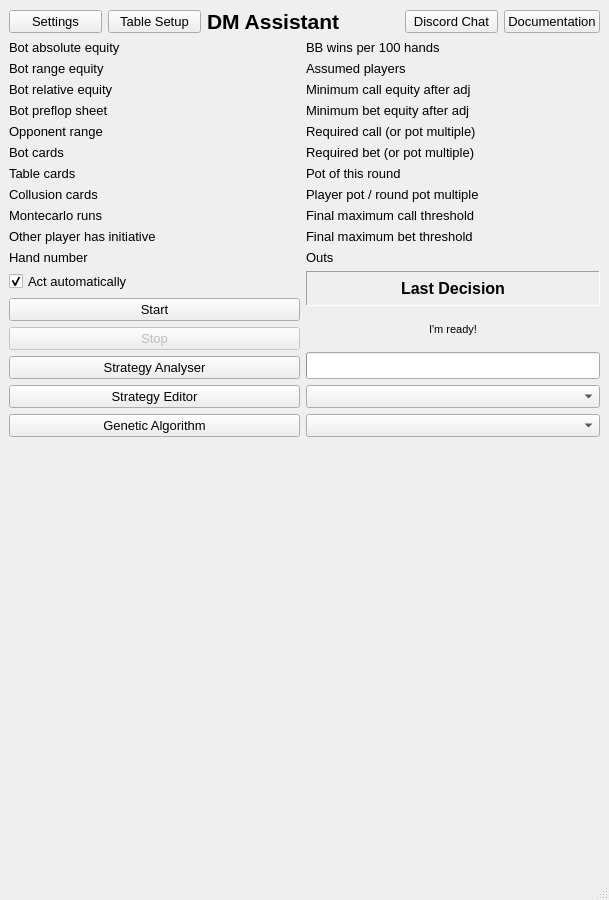
<?xml version="1.0" encoding="UTF-8"?>
<ui version="4.0">
 <class>Assistant</class>
 <widget class="QMainWindow" name="Assistant">
  <property name="geometry">
   <rect>
    <x>0</x>
    <y>0</y>
    <width>609</width>
    <height>900</height>
   </rect>
  </property>
  <property name="minimumSize">
   <size>
    <width>0</width>
    <height>900</height>
   </size>
  </property>
  <property name="font">
   <font>
    <pointsize>12</pointsize>
   </font>
  </property>
  <property name="windowTitle">
   <string>Assistant</string>
  </property>
  <widget class="QWidget" name="centralwidget">
   <property name="acceptDrops">
    <bool>false</bool>
   </property>
   <layout class="QGridLayout" name="_2">
    <property name="bottomMargin">
     <number>8</number>
    </property>
    <item row="0" column="1">
     <widget class="QPushButton" name="button_table_setup">
      <property name="font">
       <font>
        <pointsize>10</pointsize>
       </font>
      </property>
      <property name="toolTip">
       <string>Learn to recognize a different table</string>
      </property>
      <property name="text">
       <string>Table Setup</string>
      </property>
     </widget>
    </item>
    <item row="0" column="5">
     <widget class="QPushButton" name="pushButton_help">
      <property name="font">
       <font>
        <pointsize>10</pointsize>
       </font>
      </property>
      <property name="text">
       <string>Documentation</string>
      </property>
     </widget>
    </item>
    <item row="9" column="3" colspan="3">
     <layout class="QVBoxLayout" name="vLayout4">
      <item>
       <widget class="QWidget" name="widget_2" native="true"/>
      </item>
     </layout>
    </item>
    <item row="0" column="0">
     <widget class="QPushButton" name="pushButton_setup">
      <property name="font">
       <font>
        <pointsize>10</pointsize>
       </font>
      </property>
      <property name="toolTip">
       <string>&lt;html&gt;&lt;head/&gt;&lt;body&gt;&lt;p&gt;Setup which virtual machine the bot should access. You need to install Virtualbox to use this function (available for free). The pokerstars software will then run in the virtualbox and the assistant needs to run outside of the virtualbox.&lt;/p&gt;&lt;/body&gt;&lt;/html&gt;</string>
      </property>
      <property name="text">
       <string>Settings</string>
      </property>
     </widget>
    </item>
    <item row="5" column="0" colspan="3">
     <layout class="QVBoxLayout" name="verticalLayout_7">
      <item>
       <widget class="QCheckBox" name="auto_act">
        <property name="font">
         <font>
          <pointsize>10</pointsize>
         </font>
        </property>
        <property name="text">
         <string>Act automatically</string>
        </property>
        <property name="checked">
         <bool>true</bool>
        </property>
       </widget>
      </item>
      <item>
       <widget class="QPushButton" name="button_resume">
        <property name="enabled">
         <bool>true</bool>
        </property>
        <property name="font">
         <font>
          <pointsize>10</pointsize>
         </font>
        </property>
        <property name="text">
         <string>Start</string>
        </property>
       </widget>
      </item>
      <item>
       <widget class="QPushButton" name="button_pause">
        <property name="enabled">
         <bool>false</bool>
        </property>
        <property name="font">
         <font>
          <pointsize>10</pointsize>
         </font>
        </property>
        <property name="text">
         <string>Stop</string>
        </property>
       </widget>
      </item>
      <item>
       <widget class="QPushButton" name="button_log_analyser">
        <property name="enabled">
         <bool>true</bool>
        </property>
        <property name="font">
         <font>
          <pointsize>10</pointsize>
         </font>
        </property>
        <property name="toolTip">
         <string>Analyse past hands that the bot has played so you can improve the strategies</string>
        </property>
        <property name="text">
         <string>Strategy Analyser</string>
        </property>
       </widget>
      </item>
      <item>
       <widget class="QPushButton" name="button_strategy_editor">
        <property name="enabled">
         <bool>true</bool>
        </property>
        <property name="font">
         <font>
          <pointsize>10</pointsize>
         </font>
        </property>
        <property name="toolTip">
         <string>Here you can edit strategies and adjust the bot to your needs</string>
        </property>
        <property name="text">
         <string>Strategy Editor</string>
        </property>
       </widget>
      </item>
      <item>
       <widget class="QPushButton" name="button_genetic_algorithm">
        <property name="enabled">
         <bool>true</bool>
        </property>
        <property name="font">
         <font>
          <pointsize>10</pointsize>
         </font>
        </property>
        <property name="toolTip">
         <string>&lt;html&gt;&lt;head/&gt;&lt;body&gt;&lt;p&gt;An automatic algorithm that suggests what you need to change. It shows you at each stage whether you need to be more or less aggressive in calling, betting, bluffing etc.&lt;/p&gt;&lt;/body&gt;&lt;/html&gt;</string>
        </property>
        <property name="text">
         <string>Genetic Algorithm</string>
        </property>
       </widget>
      </item>
     </layout>
    </item>
    <item row="0" column="4">
     <widget class="QPushButton" name="open_chat">
      <property name="font">
       <font>
        <pointsize>10</pointsize>
       </font>
      </property>
      <property name="text">
       <string>Discord Chat</string>
      </property>
     </widget>
    </item>
    <item row="3" column="0" colspan="2">
     <layout class="QVBoxLayout" name="verticalLayout_4">
      <item>
       <widget class="QLabel" name="label_2">
        <property name="font">
         <font>
          <pointsize>10</pointsize>
         </font>
        </property>
        <property name="text">
         <string>Bot absolute equity</string>
        </property>
       </widget>
      </item>
      <item>
       <widget class="QLabel" name="label_19">
        <property name="font">
         <font>
          <pointsize>10</pointsize>
         </font>
        </property>
        <property name="text">
         <string>Bot range equity</string>
        </property>
       </widget>
      </item>
      <item>
       <widget class="QLabel" name="label_20">
        <property name="font">
         <font>
          <pointsize>10</pointsize>
         </font>
        </property>
        <property name="text">
         <string>Bot relative equity</string>
        </property>
       </widget>
      </item>
      <item>
       <widget class="QLabel" name="label_9">
        <property name="font">
         <font>
          <pointsize>10</pointsize>
         </font>
        </property>
        <property name="text">
         <string>Bot preflop sheet</string>
        </property>
       </widget>
      </item>
      <item>
       <widget class="QLabel" name="label_13">
        <property name="font">
         <font>
          <pointsize>10</pointsize>
         </font>
        </property>
        <property name="text">
         <string>Opponent range</string>
        </property>
       </widget>
      </item>
      <item>
       <widget class="QLabel" name="label_14">
        <property name="font">
         <font>
          <pointsize>10</pointsize>
         </font>
        </property>
        <property name="text">
         <string>Bot cards</string>
        </property>
       </widget>
      </item>
      <item>
       <widget class="QLabel" name="label_16">
        <property name="font">
         <font>
          <pointsize>10</pointsize>
         </font>
        </property>
        <property name="text">
         <string>Table cards</string>
        </property>
       </widget>
      </item>
      <item>
       <widget class="QLabel" name="label_17">
        <property name="font">
         <font>
          <pointsize>10</pointsize>
         </font>
        </property>
        <property name="text">
         <string>Collusion cards</string>
        </property>
       </widget>
      </item>
      <item>
       <widget class="QLabel" name="label_15">
        <property name="font">
         <font>
          <pointsize>10</pointsize>
         </font>
        </property>
        <property name="text">
         <string>Montecarlo runs</string>
        </property>
       </widget>
      </item>
      <item>
       <widget class="QLabel" name="label_18">
        <property name="font">
         <font>
          <pointsize>10</pointsize>
         </font>
        </property>
        <property name="text">
         <string>Other player has initiative</string>
        </property>
       </widget>
      </item>
      <item>
       <widget class="QLabel" name="label">
        <property name="font">
         <font>
          <pointsize>10</pointsize>
         </font>
        </property>
        <property name="text">
         <string>Hand number</string>
        </property>
       </widget>
      </item>
     </layout>
    </item>
    <item row="0" column="2" colspan="2">
     <widget class="QLabel" name="label_11">
      <property name="font">
       <font>
        <pointsize>16</pointsize>
        <bold>true</bold>
       </font>
      </property>
      <property name="text">
       <string>DM Assistant</string>
      </property>
     </widget>
    </item>
    <item row="3" column="5">
     <layout class="QVBoxLayout" name="verticalLayout_6">
      <item>
       <widget class="QLabel" name="winnings">
        <property name="font">
         <font>
          <pointsize>10</pointsize>
         </font>
        </property>
        <property name="text">
         <string/>
        </property>
       </widget>
      </item>
      <item>
       <widget class="QLabel" name="assumed_players">
        <property name="font">
         <font>
          <pointsize>10</pointsize>
         </font>
        </property>
        <property name="text">
         <string/>
        </property>
       </widget>
      </item>
      <item>
       <widget class="QLabel" name="mincallequity">
        <property name="font">
         <font>
          <pointsize>10</pointsize>
         </font>
        </property>
        <property name="text">
         <string/>
        </property>
       </widget>
      </item>
      <item>
       <widget class="QLabel" name="minbetequity">
        <property name="font">
         <font>
          <pointsize>10</pointsize>
         </font>
        </property>
        <property name="text">
         <string/>
        </property>
       </widget>
      </item>
      <item>
       <widget class="QLabel" name="required_mincall">
        <property name="font">
         <font>
          <pointsize>10</pointsize>
         </font>
        </property>
        <property name="text">
         <string/>
        </property>
       </widget>
      </item>
      <item>
       <widget class="QLabel" name="required_minbet">
        <property name="font">
         <font>
          <pointsize>10</pointsize>
         </font>
        </property>
        <property name="text">
         <string/>
        </property>
       </widget>
      </item>
      <item>
       <widget class="QLabel" name="round_pot">
        <property name="font">
         <font>
          <pointsize>10</pointsize>
         </font>
        </property>
        <property name="text">
         <string/>
        </property>
       </widget>
      </item>
      <item>
       <widget class="QLabel" name="pot_multiple">
        <property name="font">
         <font>
          <pointsize>10</pointsize>
         </font>
        </property>
        <property name="text">
         <string/>
        </property>
       </widget>
      </item>
      <item>
       <widget class="QLabel" name="calllimit">
        <property name="font">
         <font>
          <pointsize>10</pointsize>
         </font>
        </property>
        <property name="text">
         <string/>
        </property>
       </widget>
      </item>
      <item>
       <widget class="QLabel" name="betlimit">
        <property name="font">
         <font>
          <pointsize>10</pointsize>
         </font>
        </property>
        <property name="text">
         <string/>
        </property>
       </widget>
      </item>
      <item>
       <widget class="QLabel" name="outs">
        <property name="font">
         <font>
          <pointsize>10</pointsize>
         </font>
        </property>
        <property name="text">
         <string/>
        </property>
       </widget>
      </item>
     </layout>
    </item>
    <item row="3" column="2">
     <layout class="QVBoxLayout" name="verticalLayout_3">
      <item>
       <widget class="QLabel" name="equity">
        <property name="font">
         <font>
          <pointsize>10</pointsize>
         </font>
        </property>
        <property name="text">
         <string/>
        </property>
       </widget>
      </item>
      <item>
       <widget class="QLabel" name="range_equity">
        <property name="font">
         <font>
          <pointsize>10</pointsize>
         </font>
        </property>
        <property name="text">
         <string/>
        </property>
       </widget>
      </item>
      <item>
       <widget class="QLabel" name="relative_equity">
        <property name="font">
         <font>
          <pointsize>10</pointsize>
         </font>
        </property>
        <property name="text">
         <string/>
        </property>
       </widget>
      </item>
      <item>
       <widget class="QLabel" name="sheetname">
        <property name="font">
         <font>
          <pointsize>10</pointsize>
         </font>
        </property>
        <property name="text">
         <string/>
        </property>
       </widget>
      </item>
      <item>
       <widget class="QLabel" name="opponent_range">
        <property name="font">
         <font>
          <pointsize>10</pointsize>
         </font>
        </property>
        <property name="text">
         <string/>
        </property>
       </widget>
      </item>
      <item>
       <widget class="QLabel" name="mycards">
        <property name="font">
         <font>
          <pointsize>10</pointsize>
         </font>
        </property>
        <property name="text">
         <string/>
        </property>
       </widget>
      </item>
      <item>
       <widget class="QLabel" name="tablecards">
        <property name="font">
         <font>
          <pointsize>10</pointsize>
         </font>
        </property>
        <property name="text">
         <string/>
        </property>
       </widget>
      </item>
      <item>
       <widget class="QLabel" name="collusion_cards">
        <property name="font">
         <font>
          <pointsize>10</pointsize>
         </font>
        </property>
        <property name="text">
         <string/>
        </property>
       </widget>
      </item>
      <item>
       <widget class="QLabel" name="runs">
        <property name="font">
         <font>
          <pointsize>10</pointsize>
         </font>
        </property>
        <property name="text">
         <string/>
        </property>
       </widget>
      </item>
      <item>
       <widget class="QLabel" name="initiative">
        <property name="font">
         <font>
          <pointsize>10</pointsize>
         </font>
        </property>
        <property name="text">
         <string/>
        </property>
       </widget>
      </item>
      <item>
       <widget class="QLabel" name="gamenumber">
        <property name="font">
         <font>
          <pointsize>10</pointsize>
         </font>
        </property>
        <property name="text">
         <string/>
        </property>
       </widget>
      </item>
     </layout>
    </item>
    <item row="5" column="3" colspan="3">
     <layout class="QGridLayout" name="gridLayout_2">
      <item row="5" column="0">
       <widget class="QProgressBar" name="progress_bar">
        <property name="toolTip">
         <string>Shows progress when the buttons appear</string>
        </property>
        <property name="value">
         <number>0</number>
        </property>
        <property name="textVisible">
         <bool>false</bool>
        </property>
       </widget>
      </item>
      <item row="7" column="0">
       <widget class="QComboBox" name="comboBox_current_strategy">
        <property name="font">
         <font>
          <pointsize>10</pointsize>
         </font>
        </property>
        <property name="toolTip">
         <string>Choose the strategy that the bot should use to play</string>
        </property>
        <property name="sizeAdjustPolicy">
         <enum>QComboBox::AdjustToContents</enum>
        </property>
       </widget>
      </item>
      <item row="2" column="0">
       <widget class="QLabel" name="last_decision">
        <property name="font">
         <font>
          <pointsize>12</pointsize>
          <bold>true</bold>
         </font>
        </property>
        <property name="toolTip">
         <string>Last made decision by the bot</string>
        </property>
        <property name="autoFillBackground">
         <bool>false</bool>
        </property>
        <property name="frameShape">
         <enum>QFrame::Panel</enum>
        </property>
        <property name="frameShadow">
         <enum>QFrame::Sunken</enum>
        </property>
        <property name="text">
         <string>Last Decision</string>
        </property>
        <property name="scaledContents">
         <bool>false</bool>
        </property>
        <property name="alignment">
         <set>Qt::AlignCenter</set>
        </property>
        <property name="margin">
         <number>1</number>
        </property>
        <property name="indent">
         <number>-1</number>
        </property>
       </widget>
      </item>
      <item row="4" column="0">
       <widget class="QLabel" name="status">
        <property name="font">
         <font>
          <pointsize>8</pointsize>
         </font>
        </property>
        <property name="toolTip">
         <string/>
        </property>
        <property name="frameShadow">
         <enum>QFrame::Sunken</enum>
        </property>
        <property name="text">
         <string>I'm ready!</string>
        </property>
        <property name="alignment">
         <set>Qt::AlignCenter</set>
        </property>
       </widget>
      </item>
      <item row="6" column="0">
       <widget class="QComboBox" name="table_selection">
        <property name="font">
         <font>
          <pointsize>10</pointsize>
         </font>
        </property>
        <property name="toolTip">
         <string>Change the table interpratation. Restart required to take effect.</string>
        </property>
       </widget>
      </item>
     </layout>
    </item>
    <item row="9" column="0" colspan="3">
     <layout class="QVBoxLayout" name="vLayout3">
      <item>
       <widget class="QWidget" name="widget" native="true"/>
      </item>
     </layout>
    </item>
    <item row="3" column="3" colspan="2">
     <layout class="QVBoxLayout" name="verticalLayout_5">
      <item>
       <widget class="QLabel" name="label_10">
        <property name="font">
         <font>
          <pointsize>10</pointsize>
         </font>
        </property>
        <property name="text">
         <string>BB wins per 100 hands</string>
        </property>
       </widget>
      </item>
      <item>
       <widget class="QLabel" name="label_6">
        <property name="font">
         <font>
          <pointsize>10</pointsize>
         </font>
        </property>
        <property name="text">
         <string>Assumed players</string>
        </property>
       </widget>
      </item>
      <item>
       <widget class="QLabel" name="label1">
        <property name="font">
         <font>
          <pointsize>10</pointsize>
         </font>
        </property>
        <property name="text">
         <string>Minimum call equity after adj</string>
        </property>
       </widget>
      </item>
      <item>
       <widget class="QLabel" name="label_5">
        <property name="font">
         <font>
          <pointsize>10</pointsize>
         </font>
        </property>
        <property name="text">
         <string>Minimum bet equity after adj</string>
        </property>
       </widget>
      </item>
      <item>
       <widget class="QLabel" name="label_7">
        <property name="font">
         <font>
          <pointsize>10</pointsize>
         </font>
        </property>
        <property name="text">
         <string>Required call (or pot multiple)</string>
        </property>
       </widget>
      </item>
      <item>
       <widget class="QLabel" name="label_8">
        <property name="font">
         <font>
          <pointsize>10</pointsize>
         </font>
        </property>
        <property name="text">
         <string>Required bet (or pot multiple)</string>
        </property>
       </widget>
      </item>
      <item>
       <widget class="QLabel" name="label_21">
        <property name="font">
         <font>
          <pointsize>10</pointsize>
         </font>
        </property>
        <property name="text">
         <string>Pot of this round</string>
        </property>
       </widget>
      </item>
      <item>
       <widget class="QLabel" name="label_23">
        <property name="font">
         <font>
          <pointsize>10</pointsize>
         </font>
        </property>
        <property name="text">
         <string>Player pot / round pot multiple</string>
        </property>
       </widget>
      </item>
      <item>
       <widget class="QLabel" name="label_3">
        <property name="font">
         <font>
          <pointsize>10</pointsize>
         </font>
        </property>
        <property name="text">
         <string>Final maximum call threshold</string>
        </property>
       </widget>
      </item>
      <item>
       <widget class="QLabel" name="label_4">
        <property name="font">
         <font>
          <pointsize>10</pointsize>
         </font>
        </property>
        <property name="text">
         <string>Final maximum bet threshold</string>
        </property>
       </widget>
      </item>
      <item>
       <widget class="QLabel" name="label_12">
        <property name="font">
         <font>
          <pointsize>10</pointsize>
         </font>
        </property>
        <property name="text">
         <string>Outs</string>
        </property>
       </widget>
      </item>
     </layout>
    </item>
    <item row="8" column="3" colspan="3">
     <layout class="QVBoxLayout" name="vLayout2">
      <item>
       <widget class="QWidget" name="widget_4" native="true"/>
      </item>
     </layout>
    </item>
    <item row="8" column="0" colspan="3">
     <layout class="QVBoxLayout" name="vLayout">
      <item>
       <widget class="QWidget" name="widget_3" native="true"/>
      </item>
     </layout>
    </item>
   </layout>
  </widget>
  <widget class="QStatusBar" name="statusbar">
   <property name="enabled">
    <bool>true</bool>
   </property>
  </widget>
 </widget>
 <resources/>
 <connections/>
</ui>
